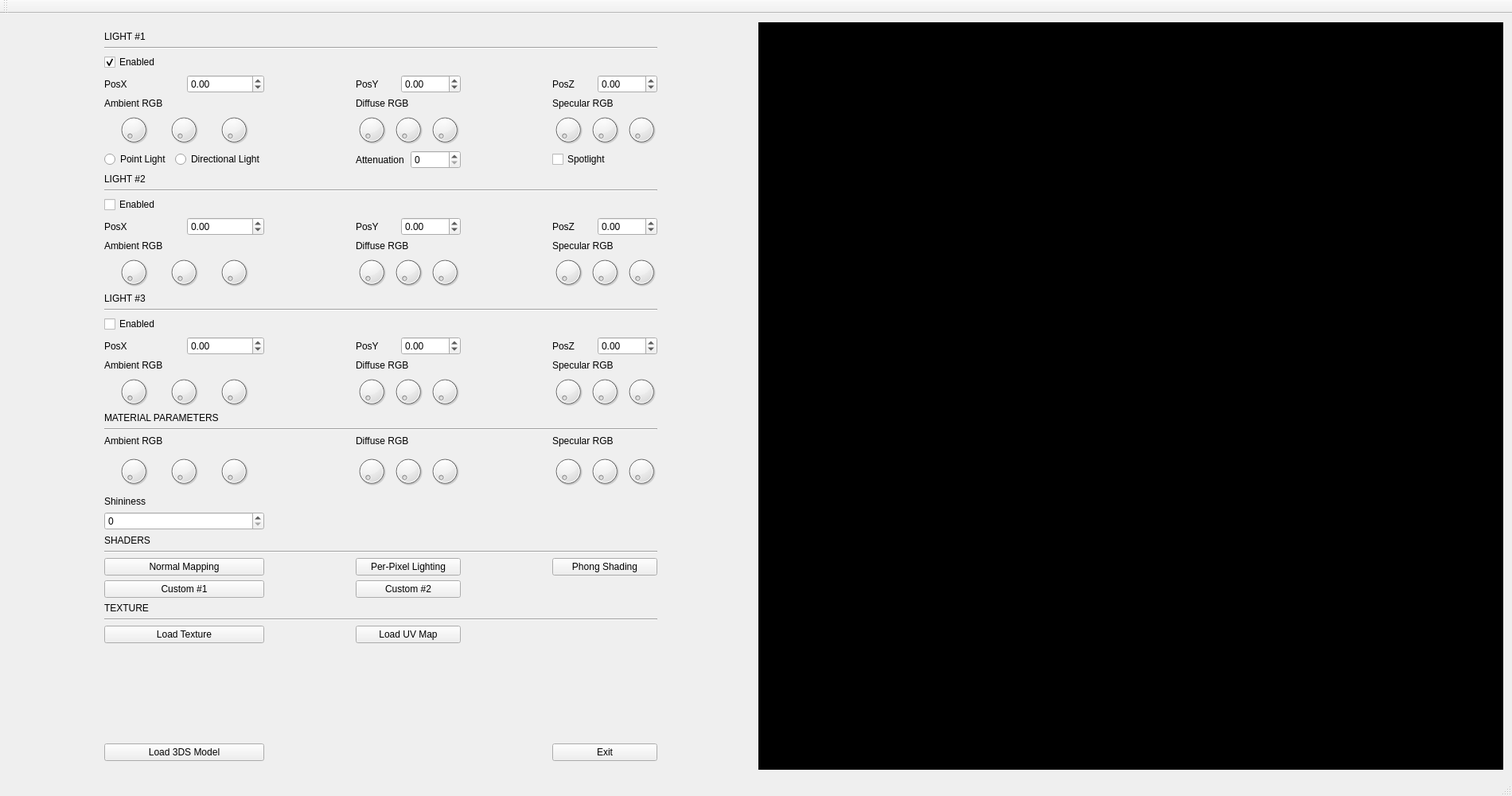
<?xml version="1.0" encoding="UTF-8"?>
<ui version="4.0">
 <class>FinalModelViewerClass</class>
 <widget class="QMainWindow" name="FinalModelViewerClass">
  <property name="geometry">
   <rect>
    <x>0</x>
    <y>0</y>
    <width>1900</width>
    <height>1000</height>
   </rect>
  </property>
  <property name="minimumSize">
   <size>
    <width>1900</width>
    <height>1000</height>
   </size>
  </property>
  <property name="windowTitle">
   <string>FinalModelViewer</string>
  </property>
  <widget class="QWidget" name="centralWidget">
   <layout class="QGridLayout" name="gridLayout">
    <item row="0" column="1">
     <widget class="QViewport" name="viewport" native="true">
      <property name="styleSheet">
       <string notr="true">background-color: rgb(0, 0, 0);</string>
      </property>
     </widget>
    </item>
    <item row="0" column="0">
     <widget class="QWidget" name="widget" native="true">
      <layout class="QGridLayout" name="gridLayout_2">
       <item row="9" column="0">
        <widget class="QCheckBox" name="light2_enabled">
         <property name="text">
          <string>Enabled</string>
         </property>
        </widget>
       </item>
       <item row="37" column="2">
        <widget class="QPushButton" name="exitButton">
         <property name="text">
          <string>Exit</string>
         </property>
        </widget>
       </item>
       <item row="16" column="0" colspan="3">
        <widget class="Line" name="line_4">
         <property name="orientation">
          <enum>Qt::Horizontal</enum>
         </property>
        </widget>
       </item>
       <item row="1" column="0" colspan="3">
        <widget class="Line" name="line_6">
         <property name="orientation">
          <enum>Qt::Horizontal</enum>
         </property>
        </widget>
       </item>
       <item row="11" column="2">
        <layout class="QHBoxLayout" name="horizontalLayout_52">
         <item>
          <widget class="QLabel" name="label_69">
           <property name="text">
            <string>PosZ</string>
           </property>
          </widget>
         </item>
         <item>
          <widget class="QDoubleSpinBox" name="light2_posz">
           <property name="minimum">
            <double>-1000.000000000000000</double>
           </property>
           <property name="maximum">
            <double>1000.000000000000000</double>
           </property>
           <property name="singleStep">
            <double>20.000000000000000</double>
           </property>
          </widget>
         </item>
        </layout>
       </item>
       <item row="3" column="1">
        <layout class="QHBoxLayout" name="horizontalLayout_3">
         <item>
          <widget class="QLabel" name="label_7">
           <property name="text">
            <string>PosY</string>
           </property>
          </widget>
         </item>
         <item>
          <widget class="QDoubleSpinBox" name="light1_posy">
           <property name="minimum">
            <double>-1000.000000000000000</double>
           </property>
           <property name="maximum">
            <double>1000.000000000000000</double>
           </property>
           <property name="singleStep">
            <double>20.000000000000000</double>
           </property>
          </widget>
         </item>
        </layout>
       </item>
       <item row="23" column="0">
        <widget class="QLabel" name="label_9">
         <property name="text">
          <string>Ambient RGB</string>
         </property>
        </widget>
       </item>
       <item row="6" column="1">
        <layout class="QHBoxLayout" name="horizontalLayout_10">
         <item>
          <widget class="QLabel" name="label_15">
           <property name="text">
            <string>Attenuation</string>
           </property>
          </widget>
         </item>
         <item>
          <widget class="QSpinBox" name="spinBox_2"/>
         </item>
        </layout>
       </item>
       <item row="28" column="0" colspan="3">
        <widget class="Line" name="line_2">
         <property name="orientation">
          <enum>Qt::Horizontal</enum>
         </property>
        </widget>
       </item>
       <item row="3" column="0">
        <layout class="QHBoxLayout" name="horizontalLayout">
         <item>
          <widget class="QLabel" name="label">
           <property name="text">
            <string>PosX</string>
           </property>
          </widget>
         </item>
         <item>
          <widget class="QDoubleSpinBox" name="light1_posx">
           <property name="minimum">
            <double>-1000.000000000000000</double>
           </property>
           <property name="maximum">
            <double>1000.000000000000000</double>
           </property>
           <property name="singleStep">
            <double>20.000000000000000</double>
           </property>
          </widget>
         </item>
        </layout>
       </item>
       <item row="5" column="1">
        <layout class="QHBoxLayout" name="horizontalLayout_14">
         <item>
          <widget class="QDial" name="light1_dr">
           <property name="maximumSize">
            <size>
             <width>40</width>
             <height>40</height>
            </size>
           </property>
           <property name="maximum">
            <number>100</number>
           </property>
          </widget>
         </item>
         <item>
          <widget class="QDial" name="light1_dg">
           <property name="maximumSize">
            <size>
             <width>40</width>
             <height>40</height>
            </size>
           </property>
           <property name="maximum">
            <number>100</number>
           </property>
          </widget>
         </item>
         <item>
          <widget class="QDial" name="light1_db">
           <property name="maximumSize">
            <size>
             <width>40</width>
             <height>40</height>
            </size>
           </property>
           <property name="maximum">
            <number>100</number>
           </property>
          </widget>
         </item>
        </layout>
       </item>
       <item row="4" column="1">
        <widget class="QLabel" name="label_13">
         <property name="text">
          <string>Diffuse RGB</string>
         </property>
        </widget>
       </item>
       <item row="21" column="0">
        <widget class="QLabel" name="label_6">
         <property name="text">
          <string>MATERIAL PARAMETERS</string>
         </property>
        </widget>
       </item>
       <item row="22" column="0" colspan="3">
        <widget class="Line" name="line_3">
         <property name="orientation">
          <enum>Qt::Horizontal</enum>
         </property>
        </widget>
       </item>
       <item row="12" column="0">
        <widget class="QLabel" name="label_41">
         <property name="text">
          <string>Ambient RGB</string>
         </property>
        </widget>
       </item>
       <item row="30" column="1">
        <widget class="QPushButton" name="pushButton_6">
         <property name="text">
          <string>Custom #2</string>
         </property>
        </widget>
       </item>
       <item row="3" column="2">
        <layout class="QHBoxLayout" name="horizontalLayout_4">
         <item>
          <widget class="QLabel" name="label_8">
           <property name="text">
            <string>PosZ</string>
           </property>
          </widget>
         </item>
         <item>
          <widget class="QDoubleSpinBox" name="light1_posz">
           <property name="minimum">
            <double>-1000.000000000000000</double>
           </property>
           <property name="maximum">
            <double>1000.000000000000000</double>
           </property>
           <property name="singleStep">
            <double>20.000000000000000</double>
           </property>
          </widget>
         </item>
        </layout>
       </item>
       <item row="24" column="0">
        <layout class="QHBoxLayout" name="horizontalLayout_5">
         <item>
          <widget class="QDial" name="dial">
           <property name="maximumSize">
            <size>
             <width>40</width>
             <height>50</height>
            </size>
           </property>
          </widget>
         </item>
         <item>
          <widget class="QDial" name="dial_2">
           <property name="maximumSize">
            <size>
             <width>40</width>
             <height>40</height>
            </size>
           </property>
          </widget>
         </item>
         <item>
          <widget class="QDial" name="dial_3">
           <property name="maximumSize">
            <size>
             <width>40</width>
             <height>40</height>
            </size>
           </property>
          </widget>
         </item>
        </layout>
       </item>
       <item row="35" column="1">
        <widget class="QPushButton" name="pushButton_8">
         <property name="text">
          <string>Load UV Map</string>
         </property>
        </widget>
       </item>
       <item row="18" column="0">
        <layout class="QHBoxLayout" name="horizontalLayout_13">
         <item>
          <widget class="QLabel" name="label_19">
           <property name="text">
            <string>PosX</string>
           </property>
          </widget>
         </item>
         <item>
          <widget class="QDoubleSpinBox" name="light3_posx">
           <property name="minimum">
            <double>-1000.000000000000000</double>
           </property>
           <property name="maximum">
            <double>1000.000000000000000</double>
           </property>
           <property name="singleStep">
            <double>20.000000000000000</double>
           </property>
          </widget>
         </item>
        </layout>
       </item>
       <item row="0" column="0">
        <widget class="QLabel" name="label_4">
         <property name="text">
          <string>LIGHT #1</string>
         </property>
        </widget>
       </item>
       <item row="6" column="0">
        <layout class="QHBoxLayout" name="horizontalLayout_9">
         <item>
          <widget class="QRadioButton" name="radioButton_2">
           <property name="text">
            <string>Point Light</string>
           </property>
          </widget>
         </item>
         <item>
          <widget class="QRadioButton" name="radioButton">
           <property name="text">
            <string>Directional Light</string>
           </property>
          </widget>
         </item>
        </layout>
       </item>
       <item row="27" column="0">
        <widget class="QLabel" name="label_5">
         <property name="text">
          <string>SHADERS</string>
         </property>
        </widget>
       </item>
       <item row="30" column="0">
        <widget class="QPushButton" name="pushButton_5">
         <property name="text">
          <string>Custom #1</string>
         </property>
        </widget>
       </item>
       <item row="15" column="0">
        <widget class="QLabel" name="label_17">
         <property name="text">
          <string>LIGHT #3</string>
         </property>
        </widget>
       </item>
       <item row="5" column="2">
        <layout class="QHBoxLayout" name="horizontalLayout_15">
         <item>
          <widget class="QDial" name="light1_sr">
           <property name="maximumSize">
            <size>
             <width>40</width>
             <height>40</height>
            </size>
           </property>
           <property name="maximum">
            <number>100</number>
           </property>
          </widget>
         </item>
         <item>
          <widget class="QDial" name="light1_sg">
           <property name="maximumSize">
            <size>
             <width>40</width>
             <height>40</height>
            </size>
           </property>
           <property name="maximum">
            <number>100</number>
           </property>
          </widget>
         </item>
         <item>
          <widget class="QDial" name="light1_sb">
           <property name="maximumSize">
            <size>
             <width>40</width>
             <height>40</height>
            </size>
           </property>
           <property name="maximum">
            <number>100</number>
           </property>
          </widget>
         </item>
        </layout>
       </item>
       <item row="29" column="1">
        <widget class="QPushButton" name="pushButton_3">
         <property name="text">
          <string>Per-Pixel Lighting</string>
         </property>
        </widget>
       </item>
       <item row="25" column="0">
        <widget class="QLabel" name="label_2">
         <property name="text">
          <string>Shininess</string>
         </property>
        </widget>
       </item>
       <item row="8" column="0" colspan="3">
        <widget class="Line" name="line_5">
         <property name="orientation">
          <enum>Qt::Horizontal</enum>
         </property>
        </widget>
       </item>
       <item row="32" column="0">
        <widget class="QLabel" name="label_3">
         <property name="text">
          <string>TEXTURE</string>
         </property>
        </widget>
       </item>
       <item row="4" column="0">
        <widget class="QLabel" name="label_12">
         <property name="text">
          <string>Ambient RGB</string>
         </property>
        </widget>
       </item>
       <item row="11" column="0">
        <layout class="QHBoxLayout" name="horizontalLayout_50">
         <item>
          <widget class="QLabel" name="label_67">
           <property name="text">
            <string>PosX</string>
           </property>
          </widget>
         </item>
         <item>
          <widget class="QDoubleSpinBox" name="light2_posx">
           <property name="minimum">
            <double>-1000.000000000000000</double>
           </property>
           <property name="maximum">
            <double>1000.000000000000000</double>
           </property>
           <property name="singleStep">
            <double>20.000000000000000</double>
           </property>
          </widget>
         </item>
        </layout>
       </item>
       <item row="24" column="2">
        <layout class="QHBoxLayout" name="horizontalLayout_7">
         <item>
          <widget class="QDial" name="dial_8">
           <property name="maximumSize">
            <size>
             <width>40</width>
             <height>40</height>
            </size>
           </property>
          </widget>
         </item>
         <item>
          <widget class="QDial" name="dial_9">
           <property name="maximumSize">
            <size>
             <width>40</width>
             <height>40</height>
            </size>
           </property>
          </widget>
         </item>
         <item>
          <widget class="QDial" name="dial_7">
           <property name="maximumSize">
            <size>
             <width>40</width>
             <height>40</height>
            </size>
           </property>
          </widget>
         </item>
        </layout>
       </item>
       <item row="34" column="0" colspan="3">
        <widget class="Line" name="line">
         <property name="orientation">
          <enum>Qt::Horizontal</enum>
         </property>
        </widget>
       </item>
       <item row="36" column="0">
        <spacer name="verticalSpacer">
         <property name="orientation">
          <enum>Qt::Vertical</enum>
         </property>
         <property name="sizeHint" stdset="0">
          <size>
           <width>20</width>
           <height>496</height>
          </size>
         </property>
        </spacer>
       </item>
       <item row="18" column="2">
        <layout class="QHBoxLayout" name="horizontalLayout_12">
         <item>
          <widget class="QLabel" name="label_20">
           <property name="text">
            <string>PosZ</string>
           </property>
          </widget>
         </item>
         <item>
          <widget class="QDoubleSpinBox" name="light3_posz">
           <property name="minimum">
            <double>-1000.000000000000000</double>
           </property>
           <property name="maximum">
            <double>1000.000000000000000</double>
           </property>
           <property name="singleStep">
            <double>20.000000000000000</double>
           </property>
          </widget>
         </item>
        </layout>
       </item>
       <item row="20" column="0">
        <layout class="QHBoxLayout" name="horizontalLayout_53">
         <item>
          <widget class="QDial" name="light3_ar">
           <property name="maximumSize">
            <size>
             <width>40</width>
             <height>40</height>
            </size>
           </property>
           <property name="maximum">
            <number>100</number>
           </property>
          </widget>
         </item>
         <item>
          <widget class="QDial" name="light3_ag">
           <property name="maximumSize">
            <size>
             <width>40</width>
             <height>40</height>
            </size>
           </property>
           <property name="maximum">
            <number>100</number>
           </property>
          </widget>
         </item>
         <item>
          <widget class="QDial" name="light3_ab">
           <property name="maximumSize">
            <size>
             <width>40</width>
             <height>40</height>
            </size>
           </property>
           <property name="maximum">
            <number>100</number>
           </property>
          </widget>
         </item>
        </layout>
       </item>
       <item row="5" column="0">
        <layout class="QHBoxLayout" name="horizontalLayout_8">
         <item>
          <widget class="QDial" name="light1_ar">
           <property name="maximumSize">
            <size>
             <width>40</width>
             <height>40</height>
            </size>
           </property>
           <property name="styleSheet">
            <string notr="true"/>
           </property>
           <property name="maximum">
            <number>100</number>
           </property>
          </widget>
         </item>
         <item>
          <widget class="QDial" name="light1_ag">
           <property name="maximumSize">
            <size>
             <width>40</width>
             <height>40</height>
            </size>
           </property>
           <property name="maximum">
            <number>100</number>
           </property>
          </widget>
         </item>
         <item>
          <widget class="QDial" name="light1_ab">
           <property name="maximumSize">
            <size>
             <width>40</width>
             <height>40</height>
            </size>
           </property>
           <property name="maximum">
            <number>100</number>
           </property>
          </widget>
         </item>
        </layout>
       </item>
       <item row="23" column="1">
        <widget class="QLabel" name="label_10">
         <property name="text">
          <string>Diffuse RGB</string>
         </property>
        </widget>
       </item>
       <item row="20" column="2">
        <layout class="QHBoxLayout" name="horizontalLayout_55">
         <item>
          <widget class="QDial" name="light3_sr">
           <property name="maximumSize">
            <size>
             <width>40</width>
             <height>40</height>
            </size>
           </property>
           <property name="maximum">
            <number>100</number>
           </property>
          </widget>
         </item>
         <item>
          <widget class="QDial" name="light3_sg">
           <property name="maximumSize">
            <size>
             <width>40</width>
             <height>40</height>
            </size>
           </property>
           <property name="maximum">
            <number>100</number>
           </property>
          </widget>
         </item>
         <item>
          <widget class="QDial" name="light3_sb">
           <property name="maximumSize">
            <size>
             <width>40</width>
             <height>40</height>
            </size>
           </property>
           <property name="maximum">
            <number>100</number>
           </property>
          </widget>
         </item>
        </layout>
       </item>
       <item row="4" column="2">
        <widget class="QLabel" name="label_14">
         <property name="text">
          <string>Specular RGB</string>
         </property>
        </widget>
       </item>
       <item row="13" column="1">
        <layout class="QHBoxLayout" name="horizontalLayout_32">
         <item>
          <widget class="QDial" name="light2_dr">
           <property name="maximumSize">
            <size>
             <width>40</width>
             <height>40</height>
            </size>
           </property>
           <property name="maximum">
            <number>100</number>
           </property>
          </widget>
         </item>
         <item>
          <widget class="QDial" name="light2_dg">
           <property name="maximumSize">
            <size>
             <width>40</width>
             <height>40</height>
            </size>
           </property>
           <property name="maximum">
            <number>100</number>
           </property>
          </widget>
         </item>
         <item>
          <widget class="QDial" name="light2_db">
           <property name="maximumSize">
            <size>
             <width>40</width>
             <height>40</height>
            </size>
           </property>
           <property name="maximum">
            <number>100</number>
           </property>
          </widget>
         </item>
        </layout>
       </item>
       <item row="7" column="0">
        <widget class="QLabel" name="label_16">
         <property name="text">
          <string>LIGHT #2</string>
         </property>
        </widget>
       </item>
       <item row="29" column="2">
        <widget class="QPushButton" name="pushButton_4">
         <property name="text">
          <string>Phong Shading</string>
         </property>
        </widget>
       </item>
       <item row="13" column="2">
        <layout class="QHBoxLayout" name="horizontalLayout_30">
         <item>
          <widget class="QDial" name="light2_sr">
           <property name="maximumSize">
            <size>
             <width>40</width>
             <height>40</height>
            </size>
           </property>
           <property name="maximum">
            <number>100</number>
           </property>
          </widget>
         </item>
         <item>
          <widget class="QDial" name="light2_sg">
           <property name="maximumSize">
            <size>
             <width>40</width>
             <height>40</height>
            </size>
           </property>
           <property name="maximum">
            <number>100</number>
           </property>
          </widget>
         </item>
         <item>
          <widget class="QDial" name="light2_sb">
           <property name="maximumSize">
            <size>
             <width>40</width>
             <height>40</height>
            </size>
           </property>
           <property name="maximum">
            <number>100</number>
           </property>
          </widget>
         </item>
        </layout>
       </item>
       <item row="37" column="0">
        <widget class="QPushButton" name="loadButton">
         <property name="text">
          <string>Load 3DS Model</string>
         </property>
        </widget>
       </item>
       <item row="20" column="1">
        <layout class="QHBoxLayout" name="horizontalLayout_54">
         <item>
          <widget class="QDial" name="light3_dr">
           <property name="maximumSize">
            <size>
             <width>40</width>
             <height>40</height>
            </size>
           </property>
           <property name="maximum">
            <number>100</number>
           </property>
          </widget>
         </item>
         <item>
          <widget class="QDial" name="light3_dg">
           <property name="maximumSize">
            <size>
             <width>40</width>
             <height>40</height>
            </size>
           </property>
           <property name="maximum">
            <number>100</number>
           </property>
          </widget>
         </item>
         <item>
          <widget class="QDial" name="light3_db">
           <property name="maximumSize">
            <size>
             <width>40</width>
             <height>40</height>
            </size>
           </property>
           <property name="maximum">
            <number>100</number>
           </property>
          </widget>
         </item>
        </layout>
       </item>
       <item row="23" column="2">
        <widget class="QLabel" name="label_11">
         <property name="text">
          <string>Specular RGB</string>
         </property>
        </widget>
       </item>
       <item row="29" column="0">
        <widget class="QPushButton" name="pushButton_2">
         <property name="text">
          <string>Normal Mapping</string>
         </property>
        </widget>
       </item>
       <item row="18" column="1">
        <layout class="QHBoxLayout" name="horizontalLayout_11">
         <item>
          <widget class="QLabel" name="label_18">
           <property name="text">
            <string>PosY</string>
           </property>
          </widget>
         </item>
         <item>
          <widget class="QDoubleSpinBox" name="light3_posy">
           <property name="minimum">
            <double>-1000.000000000000000</double>
           </property>
           <property name="maximum">
            <double>1000.000000000000000</double>
           </property>
           <property name="singleStep">
            <double>20.000000000000000</double>
           </property>
          </widget>
         </item>
        </layout>
       </item>
       <item row="12" column="1">
        <widget class="QLabel" name="label_42">
         <property name="text">
          <string>Diffuse RGB</string>
         </property>
        </widget>
       </item>
       <item row="11" column="1">
        <layout class="QHBoxLayout" name="horizontalLayout_51">
         <item>
          <widget class="QLabel" name="label_68">
           <property name="text">
            <string>PosY</string>
           </property>
          </widget>
         </item>
         <item>
          <widget class="QDoubleSpinBox" name="light2_posy">
           <property name="minimum">
            <double>-1000.000000000000000</double>
           </property>
           <property name="maximum">
            <double>1000.000000000000000</double>
           </property>
           <property name="singleStep">
            <double>20.000000000000000</double>
           </property>
          </widget>
         </item>
        </layout>
       </item>
       <item row="6" column="2">
        <widget class="QCheckBox" name="checkBox">
         <property name="text">
          <string>Spotlight</string>
         </property>
        </widget>
       </item>
       <item row="24" column="1">
        <layout class="QHBoxLayout" name="horizontalLayout_6">
         <item>
          <widget class="QDial" name="dial_6">
           <property name="maximumSize">
            <size>
             <width>40</width>
             <height>40</height>
            </size>
           </property>
          </widget>
         </item>
         <item>
          <widget class="QDial" name="dial_5">
           <property name="maximumSize">
            <size>
             <width>40</width>
             <height>40</height>
            </size>
           </property>
          </widget>
         </item>
         <item>
          <widget class="QDial" name="dial_4">
           <property name="maximumSize">
            <size>
             <width>40</width>
             <height>40</height>
            </size>
           </property>
          </widget>
         </item>
        </layout>
       </item>
       <item row="2" column="0">
        <widget class="QCheckBox" name="light1_enabled">
         <property name="enabled">
          <bool>true</bool>
         </property>
         <property name="text">
          <string>Enabled</string>
         </property>
         <property name="checked">
          <bool>true</bool>
         </property>
        </widget>
       </item>
       <item row="17" column="0">
        <widget class="QCheckBox" name="light3_enabled">
         <property name="text">
          <string>Enabled</string>
         </property>
        </widget>
       </item>
       <item row="35" column="0">
        <widget class="QPushButton" name="pushButton_7">
         <property name="text">
          <string>Load Texture</string>
         </property>
        </widget>
       </item>
       <item row="12" column="2">
        <widget class="QLabel" name="label_43">
         <property name="text">
          <string>Specular RGB</string>
         </property>
        </widget>
       </item>
       <item row="26" column="0">
        <widget class="QSpinBox" name="spinBox"/>
       </item>
       <item row="31" column="0">
        <spacer name="verticalSpacer_2">
         <property name="orientation">
          <enum>Qt::Vertical</enum>
         </property>
         <property name="sizeHint" stdset="0">
          <size>
           <width>20</width>
           <height>40</height>
          </size>
         </property>
        </spacer>
       </item>
       <item row="13" column="0">
        <layout class="QHBoxLayout" name="horizontalLayout_31">
         <item>
          <widget class="QDial" name="light2_ar">
           <property name="maximumSize">
            <size>
             <width>40</width>
             <height>40</height>
            </size>
           </property>
           <property name="maximum">
            <number>100</number>
           </property>
           <property name="notchTarget">
            <double>1.000000000000000</double>
           </property>
          </widget>
         </item>
         <item>
          <widget class="QDial" name="light2_ag">
           <property name="maximumSize">
            <size>
             <width>40</width>
             <height>40</height>
            </size>
           </property>
           <property name="maximum">
            <number>100</number>
           </property>
          </widget>
         </item>
         <item>
          <widget class="QDial" name="light2_ab">
           <property name="maximumSize">
            <size>
             <width>40</width>
             <height>40</height>
            </size>
           </property>
           <property name="maximum">
            <number>100</number>
           </property>
          </widget>
         </item>
        </layout>
       </item>
       <item row="19" column="0">
        <widget class="QLabel" name="label_70">
         <property name="text">
          <string>Ambient RGB</string>
         </property>
        </widget>
       </item>
       <item row="19" column="1">
        <widget class="QLabel" name="label_71">
         <property name="text">
          <string>Diffuse RGB</string>
         </property>
        </widget>
       </item>
       <item row="19" column="2">
        <widget class="QLabel" name="label_72">
         <property name="text">
          <string>Specular RGB</string>
         </property>
        </widget>
       </item>
      </layout>
     </widget>
    </item>
   </layout>
  </widget>
  <widget class="QMenuBar" name="menuBar">
   <property name="geometry">
    <rect>
     <x>0</x>
     <y>0</y>
     <width>1900</width>
     <height>21</height>
    </rect>
   </property>
  </widget>
  <widget class="QToolBar" name="mainToolBar">
   <attribute name="toolBarArea">
    <enum>TopToolBarArea</enum>
   </attribute>
   <attribute name="toolBarBreak">
    <bool>false</bool>
   </attribute>
  </widget>
  <widget class="QStatusBar" name="statusBar"/>
 </widget>
 <layoutdefault spacing="6" margin="11"/>
 <customwidgets>
  <customwidget>
   <class>QViewport</class>
   <extends>QWidget</extends>
   <header>QViewport.h</header>
   <container>1</container>
   <slots>
    <signal>xRotationChanged(int)</signal>
    <signal>yRotationChanged(int)</signal>
    <slot>mousePressEvent(QMouseEvent)</slot>
    <slot>mouseMoveEvent(QMouseEvent)</slot>
   </slots>
  </customwidget>
 </customwidgets>
 <resources>
  <include location="FinalModelViewer.qrc"/>
 </resources>
 <connections>
  <connection>
   <sender>exitButton</sender>
   <signal>clicked()</signal>
   <receiver>FinalModelViewerClass</receiver>
   <slot>close()</slot>
   <hints>
    <hint type="sourcelabel">
     <x>937</x>
     <y>961</y>
    </hint>
    <hint type="destinationlabel">
     <x>614</x>
     <y>360</y>
    </hint>
   </hints>
  </connection>
  <connection>
   <sender>loadButton</sender>
   <signal>clicked()</signal>
   <receiver>FinalModelViewerClass</receiver>
   <slot>loadFromFile()</slot>
   <hints>
    <hint type="sourcelabel">
     <x>169</x>
     <y>950</y>
    </hint>
    <hint type="destinationlabel">
     <x>949</x>
     <y>499</y>
    </hint>
   </hints>
  </connection>
  <connection>
   <sender>light1_enabled</sender>
   <signal>stateChanged(int)</signal>
   <receiver>FinalModelViewerClass</receiver>
   <slot>light1_enabled(int)</slot>
   <hints>
    <hint type="sourcelabel">
     <x>169</x>
     <y>87</y>
    </hint>
    <hint type="destinationlabel">
     <x>949</x>
     <y>499</y>
    </hint>
   </hints>
  </connection>
  <connection>
   <sender>light2_enabled</sender>
   <signal>stateChanged(int)</signal>
   <receiver>FinalModelViewerClass</receiver>
   <slot>light2_enabled(int)</slot>
   <hints>
    <hint type="sourcelabel">
     <x>169</x>
     <y>261</y>
    </hint>
    <hint type="destinationlabel">
     <x>949</x>
     <y>499</y>
    </hint>
   </hints>
  </connection>
  <connection>
   <sender>light3_enabled</sender>
   <signal>stateChanged(int)</signal>
   <receiver>FinalModelViewerClass</receiver>
   <slot>light3_enabled(int)</slot>
   <hints>
    <hint type="sourcelabel">
     <x>169</x>
     <y>407</y>
    </hint>
    <hint type="destinationlabel">
     <x>949</x>
     <y>499</y>
    </hint>
   </hints>
  </connection>
  <connection>
   <sender>light1_posx</sender>
   <signal>valueChanged(double)</signal>
   <receiver>FinalModelViewerClass</receiver>
   <slot>light1_posx(double)</slot>
   <hints>
    <hint type="sourcelabel">
     <x>246</x>
     <y>112</y>
    </hint>
    <hint type="destinationlabel">
     <x>949</x>
     <y>499</y>
    </hint>
   </hints>
  </connection>
  <connection>
   <sender>light1_posy</sender>
   <signal>valueChanged(double)</signal>
   <receiver>FinalModelViewerClass</receiver>
   <slot>light1_posy(double)</slot>
   <hints>
    <hint type="sourcelabel">
     <x>554</x>
     <y>112</y>
    </hint>
    <hint type="destinationlabel">
     <x>949</x>
     <y>499</y>
    </hint>
   </hints>
  </connection>
  <connection>
   <sender>light1_posz</sender>
   <signal>valueChanged(double)</signal>
   <receiver>FinalModelViewerClass</receiver>
   <slot>light1_posz(double)</slot>
   <hints>
    <hint type="sourcelabel">
     <x>863</x>
     <y>112</y>
    </hint>
    <hint type="destinationlabel">
     <x>949</x>
     <y>499</y>
    </hint>
   </hints>
  </connection>
  <connection>
   <sender>light2_posx</sender>
   <signal>valueChanged(double)</signal>
   <receiver>FinalModelViewerClass</receiver>
   <slot>light2_posx(double)</slot>
   <hints>
    <hint type="sourcelabel">
     <x>246</x>
     <y>286</y>
    </hint>
    <hint type="destinationlabel">
     <x>949</x>
     <y>499</y>
    </hint>
   </hints>
  </connection>
  <connection>
   <sender>light2_posy</sender>
   <signal>valueChanged(double)</signal>
   <receiver>FinalModelViewerClass</receiver>
   <slot>light2_posy(double)</slot>
   <hints>
    <hint type="sourcelabel">
     <x>554</x>
     <y>286</y>
    </hint>
    <hint type="destinationlabel">
     <x>949</x>
     <y>499</y>
    </hint>
   </hints>
  </connection>
  <connection>
   <sender>light2_posz</sender>
   <signal>valueChanged(double)</signal>
   <receiver>FinalModelViewerClass</receiver>
   <slot>light2_posz(double)</slot>
   <hints>
    <hint type="sourcelabel">
     <x>863</x>
     <y>286</y>
    </hint>
    <hint type="destinationlabel">
     <x>949</x>
     <y>499</y>
    </hint>
   </hints>
  </connection>
  <connection>
   <sender>light3_posx</sender>
   <signal>valueChanged(double)</signal>
   <receiver>FinalModelViewerClass</receiver>
   <slot>light3_posx(double)</slot>
   <hints>
    <hint type="sourcelabel">
     <x>246</x>
     <y>432</y>
    </hint>
    <hint type="destinationlabel">
     <x>949</x>
     <y>499</y>
    </hint>
   </hints>
  </connection>
  <connection>
   <sender>light3_posy</sender>
   <signal>valueChanged(double)</signal>
   <receiver>FinalModelViewerClass</receiver>
   <slot>light3_posy(double)</slot>
   <hints>
    <hint type="sourcelabel">
     <x>554</x>
     <y>432</y>
    </hint>
    <hint type="destinationlabel">
     <x>949</x>
     <y>499</y>
    </hint>
   </hints>
  </connection>
  <connection>
   <sender>light3_posz</sender>
   <signal>valueChanged(double)</signal>
   <receiver>FinalModelViewerClass</receiver>
   <slot>light3_posz(double)</slot>
   <hints>
    <hint type="sourcelabel">
     <x>863</x>
     <y>432</y>
    </hint>
    <hint type="destinationlabel">
     <x>949</x>
     <y>499</y>
    </hint>
   </hints>
  </connection>
  <connection>
   <sender>light1_ar</sender>
   <signal>valueChanged(int)</signal>
   <receiver>FinalModelViewerClass</receiver>
   <slot>light1_ar(int)</slot>
   <hints>
    <hint type="sourcelabel">
     <x>80</x>
     <y>169</y>
    </hint>
    <hint type="destinationlabel">
     <x>949</x>
     <y>499</y>
    </hint>
   </hints>
  </connection>
  <connection>
   <sender>light2_ar</sender>
   <signal>valueChanged(int)</signal>
   <receiver>FinalModelViewerClass</receiver>
   <slot>light2_ar(int)</slot>
   <hints>
    <hint type="sourcelabel">
     <x>80</x>
     <y>343</y>
    </hint>
    <hint type="destinationlabel">
     <x>949</x>
     <y>499</y>
    </hint>
   </hints>
  </connection>
  <connection>
   <sender>light3_ar</sender>
   <signal>valueChanged(int)</signal>
   <receiver>FinalModelViewerClass</receiver>
   <slot>light3_ar(int)</slot>
   <hints>
    <hint type="sourcelabel">
     <x>80</x>
     <y>489</y>
    </hint>
    <hint type="destinationlabel">
     <x>949</x>
     <y>499</y>
    </hint>
   </hints>
  </connection>
  <connection>
   <sender>light1_ag</sender>
   <signal>valueChanged(int)</signal>
   <receiver>FinalModelViewerClass</receiver>
   <slot>light1_ag(int)</slot>
   <hints>
    <hint type="sourcelabel">
     <x>168</x>
     <y>169</y>
    </hint>
    <hint type="destinationlabel">
     <x>949</x>
     <y>499</y>
    </hint>
   </hints>
  </connection>
  <connection>
   <sender>light1_ab</sender>
   <signal>valueChanged(int)</signal>
   <receiver>FinalModelViewerClass</receiver>
   <slot>light1_ab(int)</slot>
   <hints>
    <hint type="sourcelabel">
     <x>256</x>
     <y>169</y>
    </hint>
    <hint type="destinationlabel">
     <x>949</x>
     <y>499</y>
    </hint>
   </hints>
  </connection>
  <connection>
   <sender>light2_ag</sender>
   <signal>valueChanged(int)</signal>
   <receiver>FinalModelViewerClass</receiver>
   <slot>light2_ag(int)</slot>
   <hints>
    <hint type="sourcelabel">
     <x>168</x>
     <y>343</y>
    </hint>
    <hint type="destinationlabel">
     <x>949</x>
     <y>499</y>
    </hint>
   </hints>
  </connection>
  <connection>
   <sender>light2_ab</sender>
   <signal>valueChanged(int)</signal>
   <receiver>FinalModelViewerClass</receiver>
   <slot>light2_ab(int)</slot>
   <hints>
    <hint type="sourcelabel">
     <x>256</x>
     <y>343</y>
    </hint>
    <hint type="destinationlabel">
     <x>949</x>
     <y>499</y>
    </hint>
   </hints>
  </connection>
  <connection>
   <sender>light1_dr</sender>
   <signal>valueChanged(int)</signal>
   <receiver>FinalModelViewerClass</receiver>
   <slot>light1_dr(int)</slot>
   <hints>
    <hint type="sourcelabel">
     <x>389</x>
     <y>169</y>
    </hint>
    <hint type="destinationlabel">
     <x>949</x>
     <y>499</y>
    </hint>
   </hints>
  </connection>
  <connection>
   <sender>light2_dr</sender>
   <signal>valueChanged(int)</signal>
   <receiver>FinalModelViewerClass</receiver>
   <slot>light2_dr(int)</slot>
   <hints>
    <hint type="sourcelabel">
     <x>389</x>
     <y>343</y>
    </hint>
    <hint type="destinationlabel">
     <x>949</x>
     <y>499</y>
    </hint>
   </hints>
  </connection>
  <connection>
   <sender>light1_dg</sender>
   <signal>valueChanged(int)</signal>
   <receiver>FinalModelViewerClass</receiver>
   <slot>light1_dg(int)</slot>
   <hints>
    <hint type="sourcelabel">
     <x>477</x>
     <y>169</y>
    </hint>
    <hint type="destinationlabel">
     <x>949</x>
     <y>499</y>
    </hint>
   </hints>
  </connection>
  <connection>
   <sender>light1_db</sender>
   <signal>valueChanged(int)</signal>
   <receiver>FinalModelViewerClass</receiver>
   <slot>light1_db(int)</slot>
   <hints>
    <hint type="sourcelabel">
     <x>565</x>
     <y>169</y>
    </hint>
    <hint type="destinationlabel">
     <x>949</x>
     <y>499</y>
    </hint>
   </hints>
  </connection>
  <connection>
   <sender>light2_dg</sender>
   <signal>valueChanged(int)</signal>
   <receiver>FinalModelViewerClass</receiver>
   <slot>light2_dg(int)</slot>
   <hints>
    <hint type="sourcelabel">
     <x>477</x>
     <y>343</y>
    </hint>
    <hint type="destinationlabel">
     <x>949</x>
     <y>499</y>
    </hint>
   </hints>
  </connection>
  <connection>
   <sender>light2_db</sender>
   <signal>valueChanged(int)</signal>
   <receiver>FinalModelViewerClass</receiver>
   <slot>light2_db(int)</slot>
   <hints>
    <hint type="sourcelabel">
     <x>565</x>
     <y>343</y>
    </hint>
    <hint type="destinationlabel">
     <x>949</x>
     <y>499</y>
    </hint>
   </hints>
  </connection>
  <connection>
   <sender>light3_ag</sender>
   <signal>valueChanged(int)</signal>
   <receiver>FinalModelViewerClass</receiver>
   <slot>light3_ag(int)</slot>
   <hints>
    <hint type="sourcelabel">
     <x>168</x>
     <y>489</y>
    </hint>
    <hint type="destinationlabel">
     <x>949</x>
     <y>499</y>
    </hint>
   </hints>
  </connection>
  <connection>
   <sender>light3_ab</sender>
   <signal>valueChanged(int)</signal>
   <receiver>FinalModelViewerClass</receiver>
   <slot>light3_ab(int)</slot>
   <hints>
    <hint type="sourcelabel">
     <x>256</x>
     <y>489</y>
    </hint>
    <hint type="destinationlabel">
     <x>949</x>
     <y>499</y>
    </hint>
   </hints>
  </connection>
  <connection>
   <sender>light3_dg</sender>
   <signal>valueChanged(int)</signal>
   <receiver>FinalModelViewerClass</receiver>
   <slot>light3_dg(int)</slot>
   <hints>
    <hint type="sourcelabel">
     <x>477</x>
     <y>489</y>
    </hint>
    <hint type="destinationlabel">
     <x>949</x>
     <y>499</y>
    </hint>
   </hints>
  </connection>
  <connection>
   <sender>light3_dr</sender>
   <signal>valueChanged(int)</signal>
   <receiver>FinalModelViewerClass</receiver>
   <slot>light3_dr(int)</slot>
   <hints>
    <hint type="sourcelabel">
     <x>389</x>
     <y>489</y>
    </hint>
    <hint type="destinationlabel">
     <x>949</x>
     <y>499</y>
    </hint>
   </hints>
  </connection>
  <connection>
   <sender>light3_db</sender>
   <signal>valueChanged(int)</signal>
   <receiver>FinalModelViewerClass</receiver>
   <slot>light3_db(int)</slot>
   <hints>
    <hint type="sourcelabel">
     <x>565</x>
     <y>489</y>
    </hint>
    <hint type="destinationlabel">
     <x>949</x>
     <y>499</y>
    </hint>
   </hints>
  </connection>
 </connections>
 <slots>
  <slot>changeLevel(int)</slot>
  <slot>changeColor()</slot>
  <slot>renderIco()</slot>
  <slot>loadFromFile()</slot>
  <slot>light1_enabled(int)</slot>
  <slot>light2_enabled(int)</slot>
  <slot>light3_enabled(int)</slot>
  <slot>light1_posx(double)</slot>
  <slot>light1_posy(double)</slot>
  <slot>light1_posz(double)</slot>
  <slot>light2_posx(double)</slot>
  <slot>light2_posy(double)</slot>
  <slot>light2_posz(double)</slot>
  <slot>light3_posx(double)</slot>
  <slot>light3_posy(double)</slot>
  <slot>light3_posz(double)</slot>
  <slot>light1_ar(int)</slot>
  <slot>light1_ag(int)</slot>
  <slot>light1_ab(int)</slot>
  <slot>light1_dr(int)</slot>
  <slot>light1_dg(int)</slot>
  <slot>light1_db(int)</slot>
  <slot>light2_ar(int)</slot>
  <slot>light2_ag(int)</slot>
  <slot>light2_ab(int)</slot>
  <slot>light2_dr(int)</slot>
  <slot>light2_dg(int)</slot>
  <slot>light2_db(int)</slot>
  <slot>light3_ar(int)</slot>
  <slot>light3_ag(int)</slot>
  <slot>light3_ab(int)</slot>
  <slot>light3_dr(int)</slot>
  <slot>light3_dg(int)</slot>
  <slot>light3_db(int)</slot>
 </slots>
</ui>
